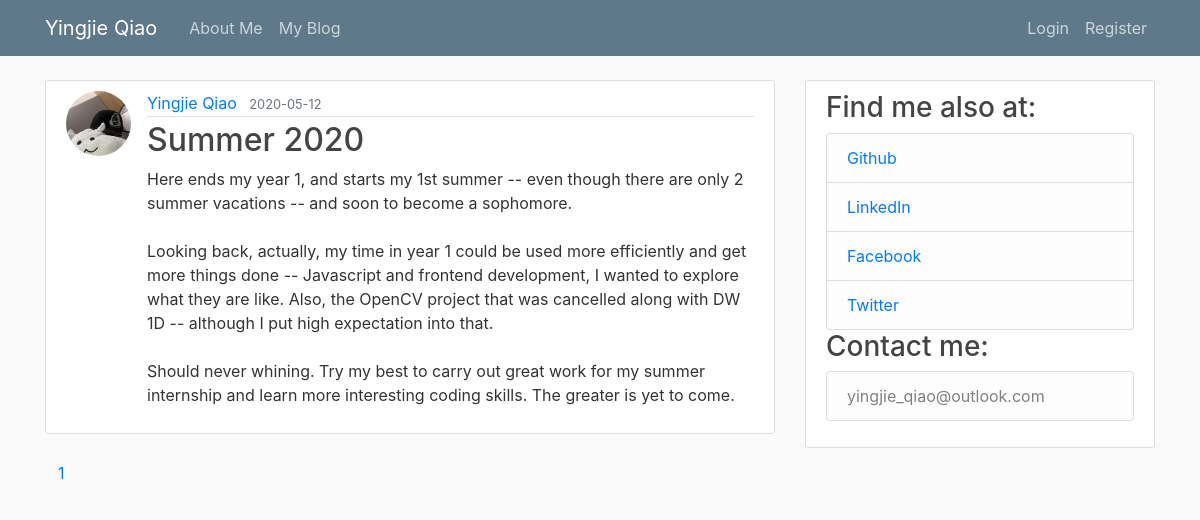
The page /home on the database its author committed.
### me_main/models.py (models this page shows, shortened)
class Post(db.Model, UserMixin):
    id = db.Column(db.Integer, primary_key=True)
    title = db.Column(db.String(100), nullable=False)
    date_posted = db.Column(db.DateTime, nullable=False, default=datetime.utcnow)
    content = db.Column(db.Text, nullable=False)
    user_id = db.Column(db.Integer, db.ForeignKey('user.id'), nullable=False)
    comments = db.relationship('Comment', backref='post', lazy='dynamic')

class User(db.Model, UserMixin):
    id = db.Column(db.Integer, primary_key=True)               # "primary_key" means it is a unique key
    username = db.Column(db.String(20), unique=True, nullable=False)
    email = db.Column(db.String(120), unique=True, nullable=False)
    image_file = db.Column(db.String(20), nullable=False, default='default.jpg') # by default, unique=False
    password = db.Column(db.String(60), nullable=False)
    posts = db.relationship('Post', backref='author', lazy=True)
    comments = db.relationship('Comment', backref='author', lazy='dynamic')

### me_main/main/routes.py (the view)
@main.route('/home') # adding home page
def home():
    page = request.args.get("page", 1, type=int)
    posts = Post.query.order_by(Post.date_posted.desc()).paginate(page=page, per_page=3)
    return render_template("home.html", posts=posts)

### me_main/templates/home.html (shortened to what this page needs)
{% extends "layout.html" %}
{% block content %}
    {% for post in posts.items %}
        <article class="media content-section">
            <img class="rounded-circle article-img" src="{{ url_for('static', filename='profile_pics/' + post.author.image_file) }}">
            <div class="media-body">
                <div class="article-metadata">
                    <a class="mr-2" href="{{ url_for("users.user_posts", username=post.author.username) }}">{{ post.author.username }}</a>
                    <small class="text-muted">{{ post.date_posted.strftime('%Y-%m-%d') }}</small>
                </div>
                <h2><a class="article-title" href="{{ url_for('posts.post', post_id=post.id) }}">{{ post.title }}</a></h2>
                <p class="article-content">{{ post.content }}</p>
            </div>
        </article>
    {% endfor %}
    {% for page_num in posts.iter_pages() %}
        {% if page_num %}
            {% if posts.page == page_num %}
                <a class="btn btn-outline mb-4" href="{{ url_for("main.home", page=page_num) }}">{{ page_num }}</a>
            {% else %}
                <a class="btn btn-outline-info mb-4" href="{{ url_for("main.home", page=page_num) }}">{{ page_num }}</a>
            {% endif %}
        {% endif %}
    {% endfor %}
{% endblock content %}

### me_main/static/main.css (style rules this page uses)
body { background: #fafafa; color: #333333; margin-top: 5rem; }
h1, h2, h3, h4, h5, h6 { color: #444444; }
.content-section { background: #ffffff; padding: 10px 20px; border: 1px solid #dddddd; border-radius: 3px; margin-bottom: 20px; }
.article-title { color: #444444; }
.article-content { white-space: pre-line; }
.article-img { height: 65px; width: 65px; margin-right: 16px; }
.article-metadata { padding-bottom: 1px; margin-bottom: 4px; border-bottom: 1px solid #e3e3e3 }

### rows shown on the page
Post: image_file (picture), author.username "Yingjie Qiao", date_posted "2020-05-12", title "Summer 2020", content "Here ends my year 1, and starts my 1st summer -- even though there are only 2 summer vacations -- and soon to become a sophomore. Looking back, actually, my time in year 1 could be used more efficiently and get more things done -- Javascript and frontend development, I wanted to explore what they are like. Also, the OpenCV project that was cancelled along with DW 1D -- although I put high expectation into that. Should never whining. Try my best to carry out great work for my summer internship and learn more interesting coding skills. The greater is yet to come."

### other values the page prints
{{ page_num }} "1"
